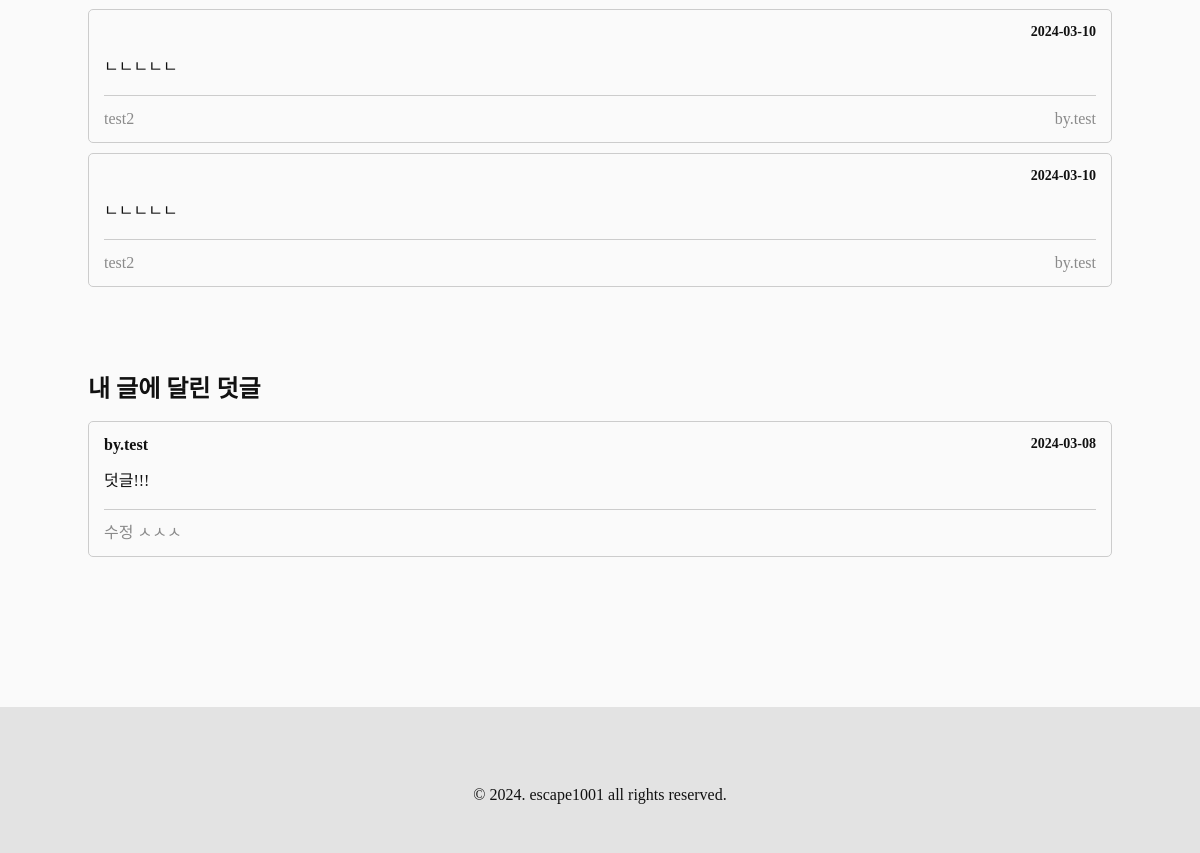
Before: /accounts/mypage/ (signed in, lower part) with the older database file.
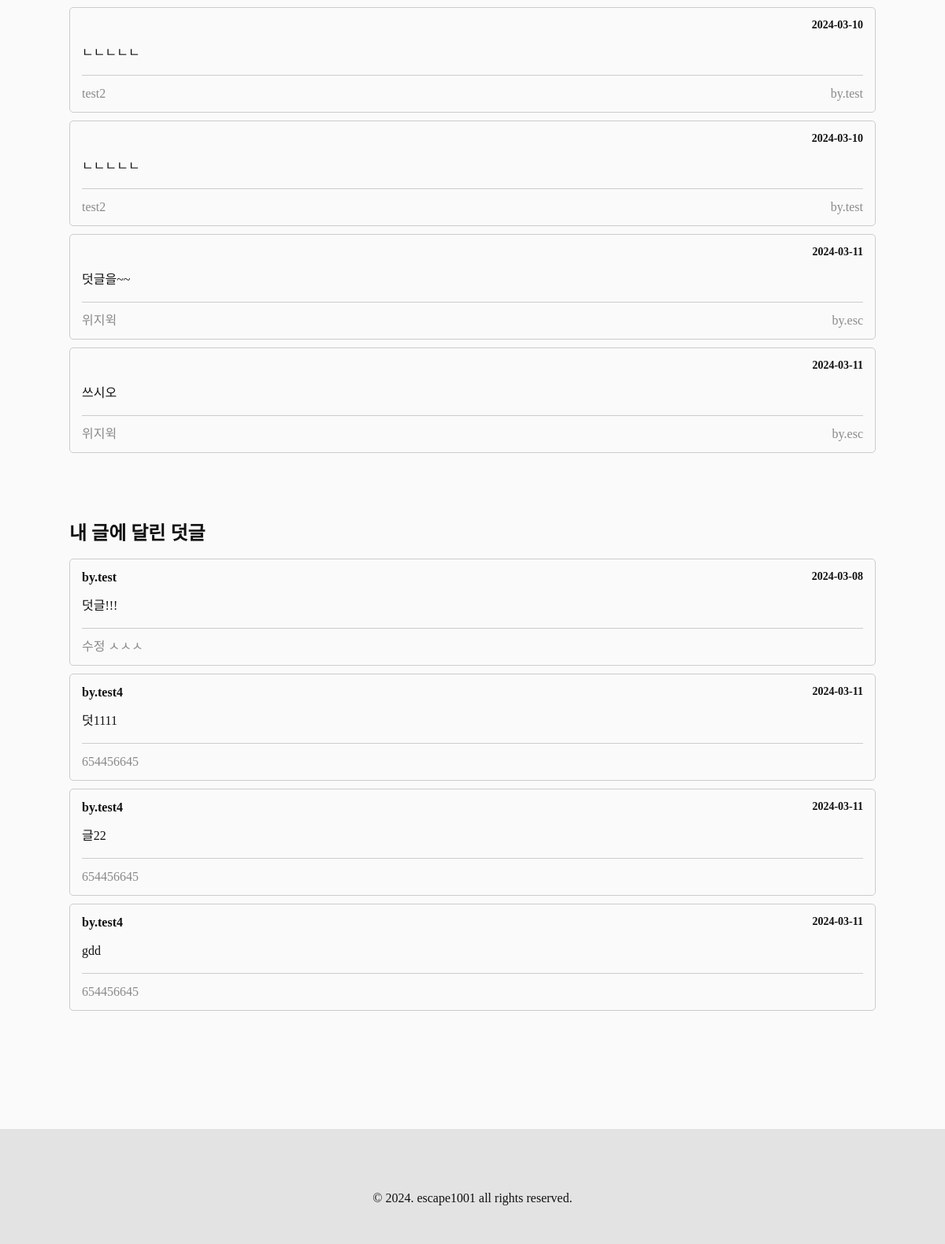
After: the same page with the newer database file.
### blog/models.py (models this page shows, shortened)
class Comment(models.Model):
    post = models.ForeignKey(
        Post, on_delete=models.CASCADE, related_name='comments'
    )
    contents = models.TextField()
    created_at = models.DateTimeField(auto_now_add=True)
    updated_at = models.DateTimeField(auto_now=True)
    author = models.ForeignKey(
        User, on_delete=models.CASCADE
    )

class Post(models.Model):
    title=models.CharField(max_length=50)
    contents=tinymce_models.HTMLField()
    thumbnail_image = models.ImageField(
        upload_to="post/thumbnails/%Y/%m/%d/", blank=True
    )
    created_at = models.DateTimeField(auto_now_add=True)
    updated_at = models.DateTimeField(auto_now=True)
    author = models.ForeignKey(
        User, on_delete=models.CASCADE
    )
    tags = models.ManyToManyField('Tag', blank=True)
    view_count = models.PositiveIntegerField(default=0)

### accounts/views.py (the view)
# urls.py: path('mypage/', views.mypage, name="mypage"),
@login_required
def mypage(request):
    profile = Profile.objects.get(user=request.user)
    comments = Comment.objects.filter(author=request.user)
    liked = Like.objects.filter(author=request.user).values_list('post', flat=True)
    liked_posts = Post.objects.filter(pk__in=liked)
    commented_my = Post.objects.filter(author=request.user).annotate(num_comments=Count('comments')).filter(num_comments__gt=0)
    commented_myposts = Comment.objects.filter(~Q(author=request.user), post__in=commented_my)
    context = {
        "profile" : profile,
        "comments" : comments,
        "liked_posts" : liked_posts,
        "commented_myposts" : commented_myposts,
    }
    return render(request, 'accounts/mypage.html', context)

### accounts/context_processors.py (called while the page is built)
def profile_info(request):
    profile = None
    if request.user.is_authenticated:
        try:
            profile = Profile.objects.get(user=request.user)
        except Profile.DoesNotExist:
            pass
    return {'profile': profile}

### templates/accounts/mypage.html (shortened to what this page needs)
{% extends "base/base.html" %}
{% load static %}
{% block content %}
<main class="mypage-wrapper">
    <section class="section-wrapper center-content">
        <ul class="comment-list">
            {% for comment in comments %}
            <li>
                <a href="{% url "post_detail" comment.post.pk %}">
                    <p class="author">
                        <span class="date">{{comment.created_at|date:"Y-m-d"}}</span>
                    </p>
                    <p class="comment">{{comment.contents}}</p>
                    <p class="post">
                        <span>{{comment.post.title}}</span>
                        <span>by.{{comment.post.author}}</span>
                    </p>
                </a>
            </li>
            {% endfor %}
        </ul>
    </section>
    <section class="section-wrapper center-content">
        <h3 class="section-title">내 글에 달린 덧글</h3>
        <ul class="comment-list">
            {% for comment in commented_myposts %}
            <li>
                <a href="{% url "post_detail" comment.post.pk %}">
                    <p class="author">
                        <span>by.{{comment.author}}</span>
                        <span class="date">{{comment.created_at|date:"Y-m-d"}}</span>
                    </p>
                    <p class="comment">{{comment.contents}}</p>
                    <p class="post">
                        <span>{{comment.post.title}}</span>
                    </p>
                </a>
            </li>
            {% endfor %}
        </ul>
    </section>
</main>
{% endblock %}

### templates/base/base.html (shortened to what this page needs)
{% load static %}
<!DOCTYPE html>
<html lang="ko">
<head>
    <link rel="stylesheet" href="{% static 'style/bootstrap.css' %}">
    <link rel="stylesheet" href="{% static 'style/reset.css' %}">
    <link rel="stylesheet" href="{% static 'style/global.css' %}">
</head>
<body>
    {% block content %}
    {% endblock %}
    {% include "base/footer.html" %}
</body>
</html>

### templates/base/footer.html
<footer>
    © 2024. escape1001 all rights reserved.
</footer>

### static/style/global.css (style rules this page uses)
:root { --color-point:#33b495; --color-point-2:#93e9d3; --color-black:#000000; --color-dark:#111111; --color-white:#ffffff; --color-light:#fafafa; --color-dark-grey:#8a8a8a; --color-mid-grey:#cccccc; --color-light-grey:#e3e3e3; --font-size-huge : 5rem; --font-size-bigger : 2.4rem; --font-size-big : 1.8rem; --font-size-default : 1.6rem; --font-size-small : 1.4rem; --font-size-smaller : 1.2rem; --container-max-width : 1024px; }
* { box-sizing: border-box; }
.center-content { width: 90%; max-width: var(--container-max-width); margin:0 auto; }
html { height:100%; font-size: 10px; }
body { height:100%; font-size: var(--font-size-default); color: var(--color-dark); background-color: var(--color-light); }
main { min-height: 100vh; }
.section-wrapper { padding-top: 9rem; }
.section-title { font-size: var(--font-size-bigger); font-weight: 600; padding-bottom: 2rem; }
.comment-list { display: flex; flex-direction: column; gap:1rem; }
.comment-list>li { border:1px solid var(--color-mid-grey); border-radius: .5rem; transition: all .2s ease-in-out; overflow: hidden; }
.comment-list>li a { padding:1.5rem; display: flex; flex-direction: column; gap:1rem; }
.comment-list>li .author { display: flex; justify-content: space-between; font-weight: 600; }
.comment-list>li .author .date { flex-grow: 1; text-align: right; font-size: var(--font-size-small); }
.comment-list>li .comment { padding:1rem 0; }
.comment-list>li .post { padding-top: 1.5rem; border-top: 1px solid var(--color-mid-grey); color:var(--color-dark-grey); display: flex; justify-content: space-between; align-items: center; }
footer { margin-top: 15rem; padding:8rem 0 5rem; text-align: center; background-color: var(--color-light-grey); }

Changed rows visible on the page:
added Comment: created_at "2024-03-11", contents "덧글을~~", post "위지윅", post.author "esc"
added Comment: created_at "2024-03-11", contents "쓰시오", post "위지윅", post.author "esc"
added Comment: author "test4", created_at "2024-03-11", contents "덧1111", post "654456645", shown under "내 글에 달린 덧글"
added Comment: author "test4", created_at "2024-03-11", contents "글22", post "654456645", shown under "내 글에 달린 덧글"
added Comment: author "test4", created_at "2024-03-11", contents "gdd", post "654456645", shown under "내 글에 달린 덧글"
